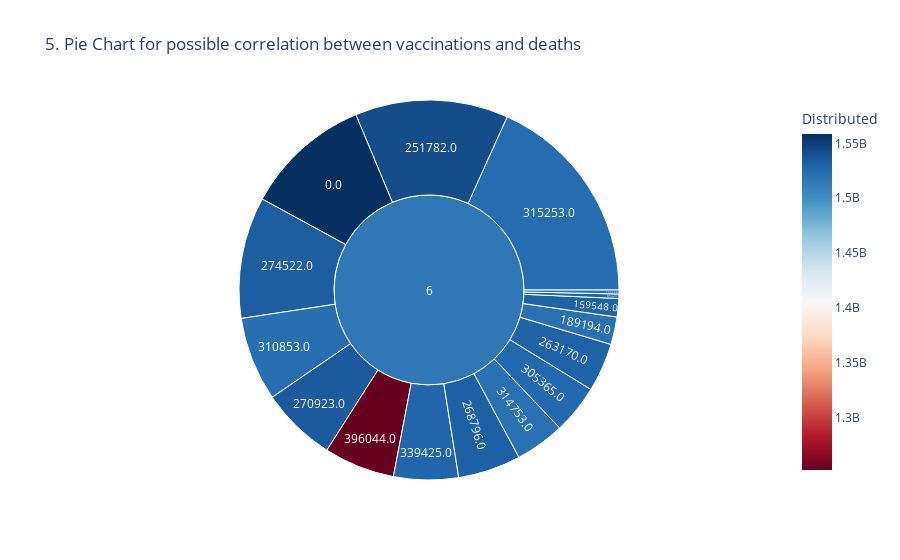

Source (notebook cell):
### Code cell
fig = px.sunburst(usa_df, 
                 path=['month', 'new_vaccinations'], 
                 values='new_deaths',
                 color='Distributed', 
                 color_continuous_scale='RdBu',
                 title='5. Pie Chart for possible correlation between vaccinations and deaths')
fig.show()

### Figure 1 — Plotly figure (JSON) as saved in the notebook; plotly's stock layout.template omitted (floating-point values rounded to 4 significant figures)
{"data": [{"branchvalues": "total", "customdata": [[1558487960], [1529853260], [1520377160], [1529810260], [1520339360], [1542157260], [1529854960], [1531186660], [1533901560], [1532482760], [1525729760], [1521715460], [1520377160], [1523129460], [1528270460], [1252300795], [1516000000.0]], "domain": {"x": [0, 1], "y": [0, 1]}, "hovertemplate": "labels=%{label}<br>new_deaths=%{value}<br>parent=%{parent}<br>id=%{id}<br>Distributed=%{color}<extra></extra>", "ids": ["6/0.0", "6/85429.0", "6/105598.0", "6/159548.0", "6/189194.0", "6/251782.0", "6/263170.0", "6/268796.0", "6/270923.0", "6/274522.0", "6/305365.0", "6/310853.0", "6/314753.0", "6/315253.0", "6/339425.0", "6/396044.0", "6"], "labels": ["0.0", "85429.0", "105598.0", "159548.0", "189194.0", "251782.0", "263170.0", "268796.0", "270923.0", "274522.0", "305365.0", "310853.0", "314753.0", "315253.0", "339425.0", "396044.0", "6"], "marker": {"coloraxis": "coloraxis", "colors": [1558487960, 1529853260, 1520377160, 1529810260, 1520339360, 1542157260, 1529854960, 1531186660, 1533901560, 1532482760, 1525729760, 1521715460, 1520377160, 1523129460, 1528270460, 1252300795, 1516000000.0]}, "name": "", "parents": ["6", "6", "6", "6", "6", "6", "6", "6", "6", "6", "6", "6", "6", "6", "6", "6", ""], "type": "sunburst", "values": [710, 25, 22, 103, 155, 860, 273, 353, 423, 682, 275, 472, 278, 1204, 363, 398, 6596]}], "layout": {"coloraxis": {"colorbar": {"title": {"text": "Distributed"}}, "colorscale": [[0, "rgb(103,0,31)"], [0.1, "rgb(178,24,43)"], [0.2, "rgb(214,96,77)"], [0.3, "rgb(244,165,130)"], [0.4, "rgb(253,219,199)"], [0.5, "rgb(247,247,247)"], [0.6, "rgb(209,229,240)"], [0.7, "rgb(146,197,222)"], [0.8, "rgb(67,147,195)"], [0.9, "rgb(33,102,172)"], [1, "rgb(5,48,97)"]]}, "legend": {"tracegroupgap": 0}, "title": {"text": "5. Pie Chart for possible correlation between vaccinations and deaths"}}}
